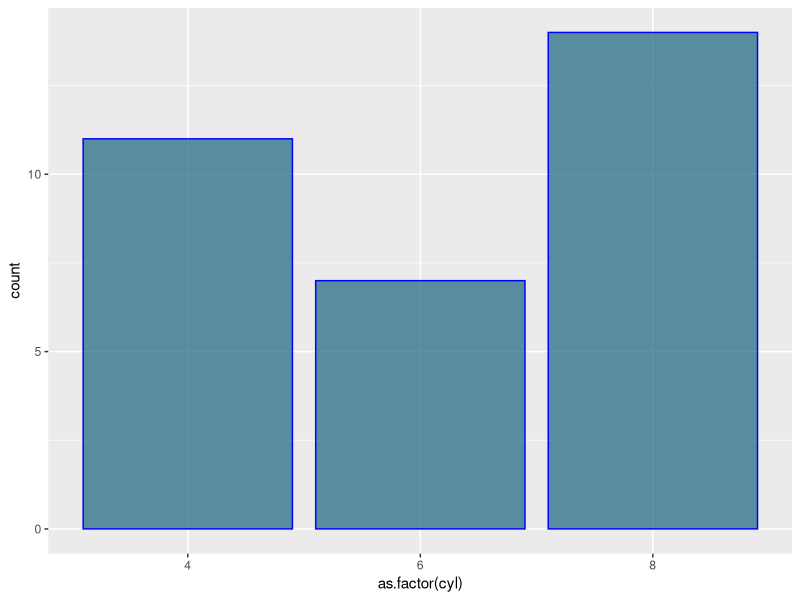
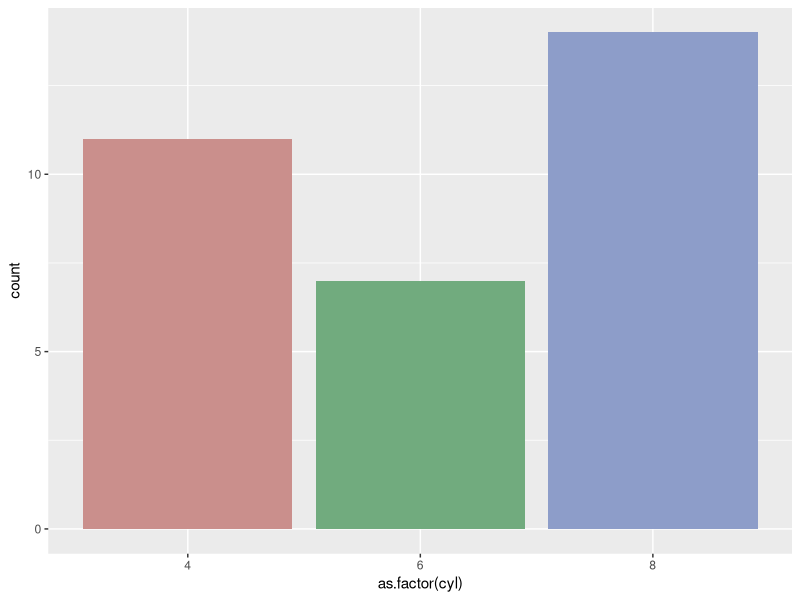
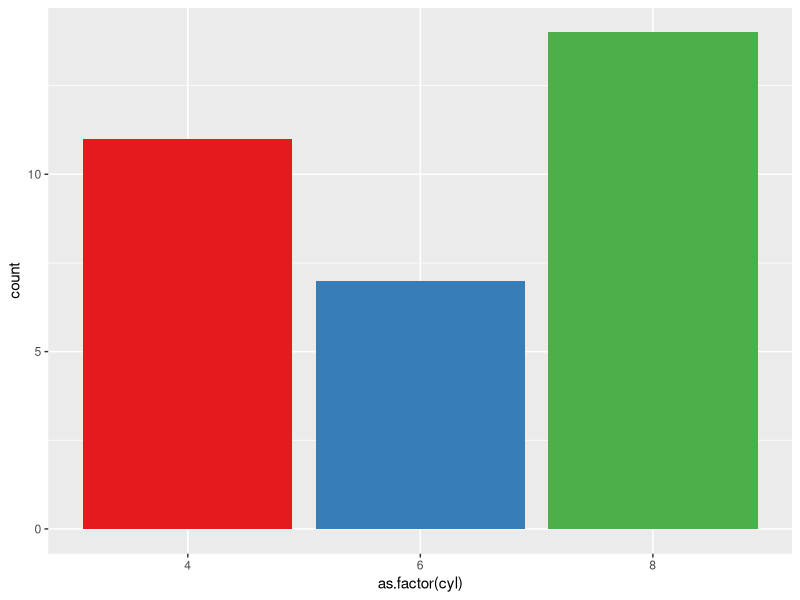
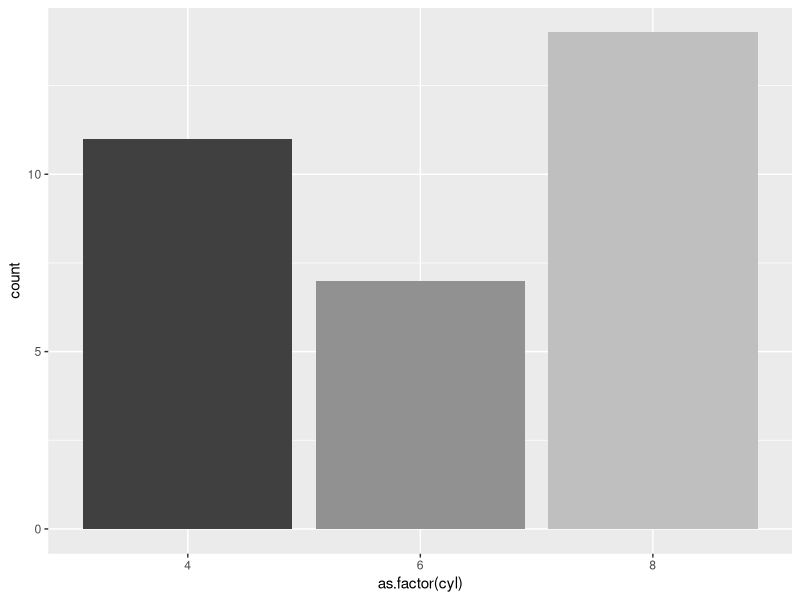
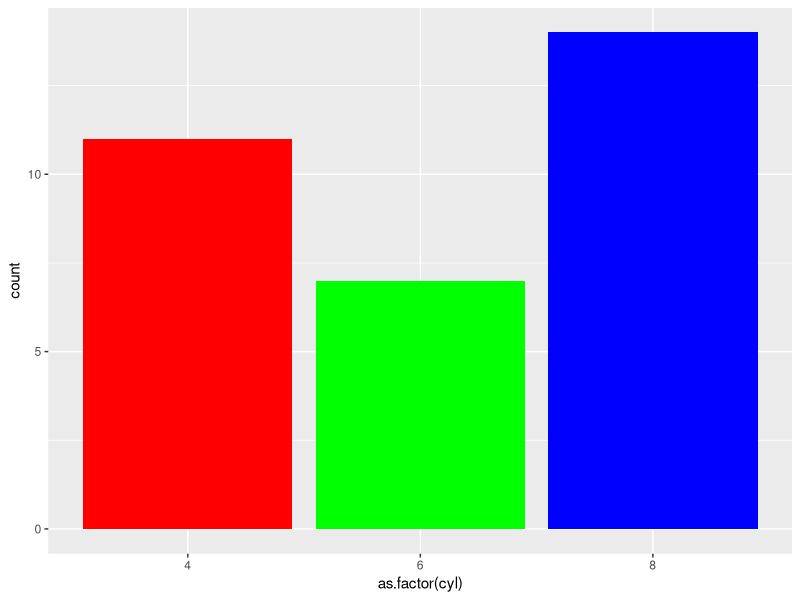

The R script that drew these images, in order:
# Title: Bar_2
# Author: Bolun Xu
# Version: 1.0
# Date: 2025/3/26
# Description:  改变柱状图的颜色

# Libraries
library(ggplot2)

# 1: uniform color. Color is for the border, fill is for the inside
# 示例1: 使用统一颜色
# color参数设置条形边框颜色，fill参数设置条形内部填充颜色
# rgb()函数指定颜色，参数分别为红、绿、蓝和透明度(0-1)

ggplot(mtcars, aes(x=as.factor(cyl) )) +  # 将cyl变量转换为因子作为x轴
  geom_bar(color="blue", fill=rgb(0.1,0.4,0.5,0.7) )  # 所有条形使用相同的边框蓝和填充色

# 2: Using Hue
# 示例2: 使用Hue色标
# fill=as.factor(cyl)表示按cyl因子水平填充不同颜色
# scale_fill_hue()调整颜色，c=40表示色相(chroma)强度
# theme(legend.position="none")移除图例

ggplot(mtcars, aes(x=as.factor(cyl), fill=as.factor(cyl) )) +  # fill=as.factor(cyl): 按cyl的不同值填充不同颜色
  geom_bar( ) +
  scale_fill_hue(c = 40) +  # 使用色相颜色标度，c参数控制颜色饱和度
  theme(legend.position="none")  # 隐藏图例

# 3: Using RColorBrewer
# 示例3: 使用RColorBrewer调色板
# scale_fill_brewer()使用预定义的调色板
# palette="Set1"指定使用Set1调色板

ggplot(mtcars, aes(x=as.factor(cyl), fill=as.factor(cyl) )) +
  geom_bar( ) +
  scale_fill_brewer(palette = "Set1") +  # 使用RColorBrewer的Set1调色板
  theme(legend.position="none")


# 4: Using greyscale:
# 示例4: 使用灰度色标
# scale_fill_grey()使用灰度颜色
# start和end参数指定灰度范围(0-1，0为黑，1为白)

ggplot(mtcars, aes(x=as.factor(cyl), fill=as.factor(cyl) )) +
  geom_bar( ) +
  scale_fill_grey(start = 0.25, end = 0.75) +  # 使用灰度色标，从浅灰到深灰
  theme(legend.position="none")


# 5: Set manualy
# 示例5: 手动设置颜色
# scale_fill_manual()手动指定颜色
# values参数接受颜色名称或十六进制代码的向量

ggplot(mtcars, aes(x=as.factor(cyl), fill=as.factor(cyl) )) +
  geom_bar( ) +
  scale_fill_manual(values = c("red", "green", "blue") ) +  # 手动指定红、绿、蓝三种颜色
  theme(legend.position="none")